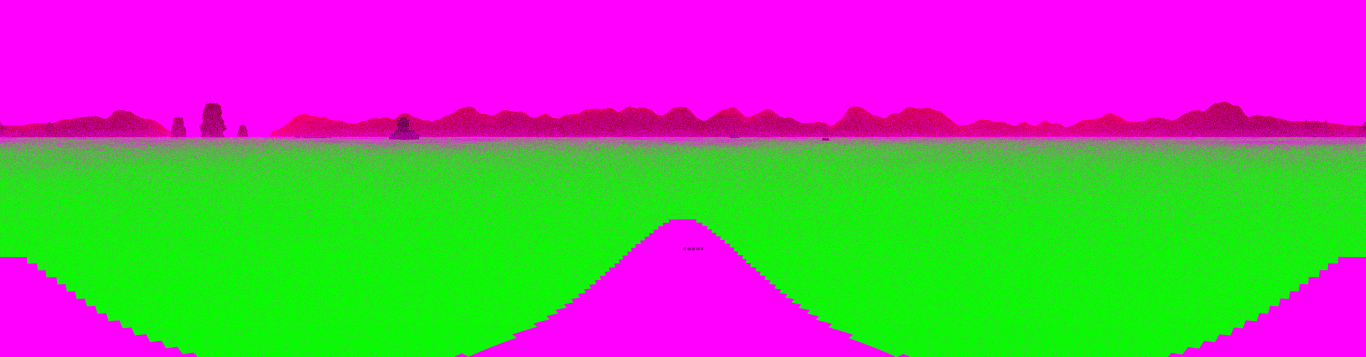
#> input picture tools/render/consegna_atmosfera/world_data.webp, 8192 x 2139 px, found by its file name (shown at 1/6 size)
$ python liscia_nebbia.py consegna_atmosfera/world_data.webp
#> lines starting #> are read from the running program, lines starting #| are printed output that depends on the picture
"""
La luce delle lampade nella nebbia del mondo, ripulita dopo il render (12 ottobre, segnalazione dell'utente: «sul lato
sinistro della barca la nebbia sembra pixellare la luce»).

Il passo della lanterna, e in parte quello della lampara, esce da Cycles a chiazze. È la diffusione nella nebbia di una
luce piccola, trovata con pochi campioni: il denoiser la lascia maculata (atmosfera.liscia_lontano lo sistemava solo
per la lampara e solo lontano). Sull'acqua scura, nel gioco, si vedeva come una luce «pixellata» dal lato della
lanterna. Qui ogni pixel prende la media del suo intorno, mezzo grado vicino alla barca e un grado oltre i 15-60 m.
Restano com'erano i punti molto più chiari del loro intorno, cioè i riflessi veri sull'acqua: il motore li fa ancora
tremolare.

Uso: python3 tools/render/liscia_nebbia.py <cartella delle immagini> [--passi lamp,lantern] [--prova cartella]
Con --prova scrive lì le immagini invece di sostituirle.
"""
import argparse
import json
import os
import sys

import numpy as np
from PIL import Image
from scipy.ndimage import gaussian_filter, median_filter

sys.path.insert(0, os.path.dirname(os.path.abspath(__file__)))
import post  # noqa: E402


def decode(path: str, scale: float) -> np.ndarray:
    a = np.asarray(Image.open(path).convert('RGB')).astype(np.float32) / 255.0
    return a ** post.ENC_GAMMA * scale


def media(img: np.ndarray, sigma: float, w: np.ndarray) -> np.ndarray:
    """Media gaussiana pesata (convoluzione normalizzata); il panorama gira in orizzontale."""
    mode = ('nearest', 'wrap')
    den = gaussian_filter(w, sigma, mode=mode)
    num = np.stack([gaussian_filter(img[..., c] * w, sigma, mode=mode) for c in range(img.shape[2])], axis=-1)
    return num / np.maximum(den, 1e-6)[..., None]


def liscia(lin: np.ndarray, dist: np.ndarray, ppd: float) -> np.ndarray:
    ones = np.ones(lin.shape[:2], np.float32)
    vicino = media(lin, 0.5 * ppd, ones)
    lontano = media(lin, 1.0 * ppd, ones)
    wf = np.clip((dist - 15.0) / 45.0, 0.0, 1.0)
    wf = (wf * wf * (3 - 2 * wf))[..., None]
    base = vicino * (1 - wf) + lontano * wf
    # i riflessi veri: molto più chiari della loro media (le chiazze arrivano a una volta e mezza) e più grandi di un
    # pixel (i puntini isolati sono lucciole del render, la mediana 3×3 li toglie)
    r = median_filter(lin.mean(axis=2) / np.maximum(base.mean(axis=2), 1e-7), size=3, mode='nearest')
    tieni = np.clip((r - 1.8) / 1.0, 0.0, 1.0)
    tieni = (tieni * tieni * (3 - 2 * tieni))[..., None]
    return base * (1 - tieni) + lin * tieni


def main() -> None:
    ap = argparse.ArgumentParser()
    ap.add_argument('img')
    ap.add_argument('--passi', default='lamp,lantern')
    ap.add_argument('--prova', default='')
    a = ap.parse_args()
    man = json.load(open(os.path.join(a.img, 'manifest.json')))
#> (reads tools/render/consegna_atmosfera/manifest.json from the repository)
    world = man['layers']['world']
    data = np.asarray(Image.open(os.path.join(a.img, world['data'])).convert('RGB')).astype(np.float32) / 255.0
    mist = data[..., 0]
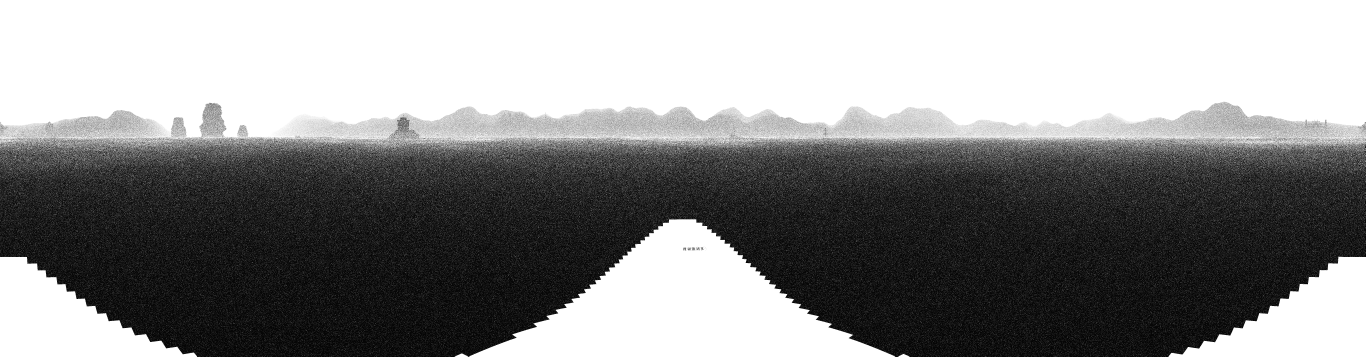
#> mist: shape (2139, 8192) float32 (shown at 1/6 size); min 0.0235, max 1, mean 0.551
    for g in a.passi.split(','):
        p = world['passes'][g]
        path = os.path.join(a.img, p['file'])
        lin = decode(path, p['scale'])
        H, W = lin.shape[:2]
        m = mist
        if m.shape != (H, W):
            m = np.asarray(Image.fromarray((mist * 255).astype(np.uint8)).resize((W, H), Image.BILINEAR)).astype(np.float32) / 255.0
        dist = m * m * 2500.0
        out = liscia(lin, dist, W / 360.0)
        dest = os.path.join(a.prova, p['file']) if a.prova else path
        size = post.save_webp(post.encode_light_pass(out, p['scale']), dest)
        print(g, f'{W}x{H}', 'scala', p['scale'], '->', dest, size // 1024, 'KB')


if __name__ == '__main__':
#> (the run stopped early here; a loop or call above may not have finished)
